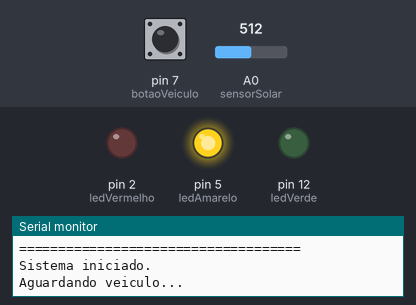
A sketch run on a simulated Arduino Uno, built with avr-gcc and run on an emulated ATmega328P. On the bench: output pins drawn as LEDs (lit = HIGH), the last lines printed to the serial monitor. Inputs (shaded band) come from the test bench; at power-on: A0 (sensorSolar) = 512, pin 7 (botaoVeiculo) HIGH.

Above: at 1.3 s.
1.4 s: A0 (sensorSolar) set to 352
2.9 s: A0 (sensorSolar) set to 323
At 3.2 s:
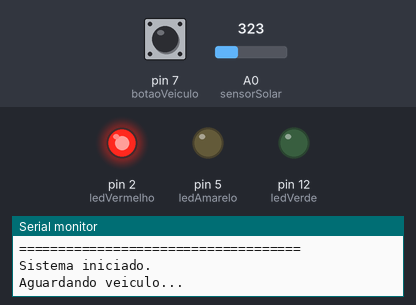
4.4 s: A0 (sensorSolar) set to 692
At 5.6 s:
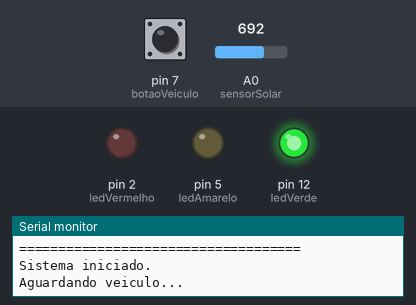
5.9 s: pin 7 (botaoVeiculo) pulled LOW for 0.15 s
7.5 s: A0 (sensorSolar) set to 672
At 8.5 s:
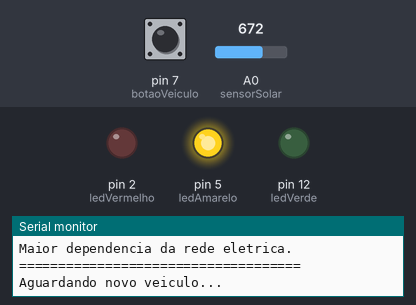
9.0 s: A0 (sensorSolar) set to 716
At 9.8 s:
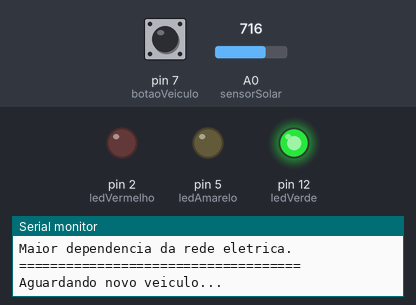
Timing chart, 0 to 11.5 s (numbered marks = the images above; inputs shaded):
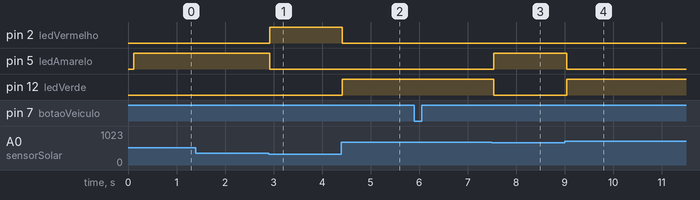

The sketch:

smart_solar_chargegrid.ino
```cpp
const int sensorSolar = A0;
const int botaoVeiculo = 7;

const int ledVermelho = 2;
const int ledAmarelo = 5;
const int ledVerde = 12;

const float potenciaCarregadorKW = 7.4;
const float fatorCO2 = 0.35;

const float tarifaBaixaSolar = 1.30;
const float tarifaMediaSolar = 1.00;
const float tarifaAltaSolar = 0.80;

unsigned long inicioSessao = 0;
unsigned long ultimoCalculo = 0;

float minutosSimulados = 0;
float energiaConsumidaKWh = 0;
float valorTotal = 0;
float co2Evitado = 0;
float somaPercentualSolar = 0;
int quantidadeLeituras = 0;

bool sessaoAtiva = false;
bool veiculoAnteriorConectado = false;

void setup()
{
  pinMode(botaoVeiculo, INPUT_PULLUP);

  pinMode(ledVermelho, OUTPUT);
  pinMode(ledAmarelo, OUTPUT);
  pinMode(ledVerde, OUTPUT);

  Serial.begin(9600);

  Serial.println("====================================");
  Serial.println("SMART SOLAR CHARGEGRID");
  Serial.println("Sprint 2 - Prova de Conceito");
  Serial.println("====================================");
  Serial.println("Sistema iniciado.");
  Serial.println("Aguardando veiculo...");
  Serial.println();
}

void loop()
{
  int leituraSolar = analogRead(sensorSolar);

  bool veiculoConectado = (digitalRead(botaoVeiculo) == LOW);

  atualizarLeds(leituraSolar);

  if (veiculoConectado && !veiculoAnteriorConectado)
  {
    iniciarSessao();
  }

  if (veiculoConectado && sessaoAtiva)
  {
    calcularSessao(leituraSolar);
  }

  if (!veiculoConectado && veiculoAnteriorConectado)
  {
    encerrarSessao();
  }

  veiculoAnteriorConectado = veiculoConectado;

  delay(100);
}

void atualizarLeds(int leituraSolar)
{
  digitalWrite(ledVermelho, LOW);
  digitalWrite(ledAmarelo, LOW);
  digitalWrite(ledVerde, LOW);

  if (leituraSolar < 341)
  {
    digitalWrite(ledVermelho, HIGH);
  }
  else if (leituraSolar < 682)
  {
    digitalWrite(ledAmarelo, HIGH);
  }
  else
  {
    digitalWrite(ledVerde, HIGH);
  }
}

void iniciarSessao()
{
  sessaoAtiva = true;

  inicioSessao = millis();
  ultimoCalculo = millis();

  minutosSimulados = 0;
  energiaConsumidaKWh = 0;
  valorTotal = 0;
  co2Evitado = 0;
  somaPercentualSolar = 0;
  quantidadeLeituras = 0;

  Serial.println("====================================");
  Serial.println("VEICULO CONECTADO");
  Serial.println("Sessao de recarga iniciada.");
  Serial.println("Cada 1 segundo real representa 1 minuto simulado.");
  Serial.println("====================================");
  Serial.println();
}

void calcularSessao(int leituraSolar)
{
  unsigned long agora = millis();

  if (agora - ultimoCalculo >= 1000)
  {
    ultimoCalculo = agora;

    minutosSimulados += 1;

    float percentualSolar = map(leituraSolar, 0, 1023, 0, 100);
    float tarifaAtual = calcularTarifa(leituraSolar);

    float energiaNoMinuto = potenciaCarregadorKW / 60.0;

    energiaConsumidaKWh += energiaNoMinuto;
    valorTotal += energiaNoMinuto * tarifaAtual;

    float energiaSolarUsada = energiaNoMinuto * (percentualSolar / 100.0);
    co2Evitado += energiaSolarUsada * fatorCO2;

    somaPercentualSolar += percentualSolar;
    quantidadeLeituras++;

    Serial.print("Tempo: ");
    Serial.print(minutosSimulados, 0);
    Serial.print(" min | Solar: ");
    Serial.print(percentualSolar, 0);
    Serial.print("% | Consumo: ");
    Serial.print(energiaConsumidaKWh, 2);
    Serial.print(" kWh | Tarifa: R$ ");
    Serial.print(tarifaAtual, 2);
    Serial.print("/kWh | Total: R$ ");
    Serial.println(valorTotal, 2);
  }
}

float calcularTarifa(int leituraSolar)
{
  if (leituraSolar < 341)
  {
    return tarifaBaixaSolar;
  }
  else if (leituraSolar < 682)
  {
    return tarifaMediaSolar;
  }
  else
  {
    return tarifaAltaSolar;
  }
}

void encerrarSessao()
{
  sessaoAtiva = false;

  float mediaSolar = 0;

  if (quantidadeLeituras > 0)
  {
    mediaSolar = somaPercentualSolar / quantidadeLeituras;
  }

  Serial.println();
  Serial.println("====================================");
  Serial.println("VEICULO DESCONECTADO");
  Serial.println("Sessao de recarga encerrada.");
  Serial.println("------------------------------------");

  Serial.print("Tempo total: ");
  Serial.print(minutosSimulados, 0);
  Serial.println(" minutos simulados");

  Serial.print("Energia consumida: ");
  Serial.print(energiaConsumidaKWh, 2);
  Serial.println(" kWh");

  Serial.print("Media de energia solar: ");
  Serial.print(mediaSolar, 0);
  Serial.println("%");

  Serial.print("Valor total: R$ ");
  Serial.println(valorTotal, 2);

  Serial.print("CO2 evitado: ");
  Serial.print(co2Evitado, 2);
  Serial.println(" kg");

  Serial.println("------------------------------------");

  if (mediaSolar >= 67)
  {
    Serial.println("Classificacao: Recarga sustentavel");
    Serial.println("Alta utilizacao de energia solar.");
  }
  else if (mediaSolar >= 34)
  {
    Serial.println("Classificacao: Recarga mista");
    Serial.println("Uso parcial de energia solar.");
  }
  else
  {
    Serial.println("Classificacao: Baixa geracao solar");
    Serial.println("Maior dependencia da rede eletrica.");
  }

  Serial.println("====================================");
  Serial.println();
  Serial.println("Aguardando novo veiculo...");
  Serial.println();
}
```

Measured:
- the behaviour switches between 341 and 340 on A0 (sensorSolar) (found by bisection; images 0 and 1)
- the behaviour switches between 682 and 681 on A0 (sensorSolar) (found by bisection; images 2 and 3)
- after the input at 2.9 s, pin 2 (ledVermelho): LOW → HIGH at once; pin 5 (ledAmarelo): HIGH → LOW at once
- after the input at 4.4 s, pin 2 (ledVermelho): HIGH → LOW at once; pin 12 (ledVerde): LOW → HIGH at once
- after the input at 7.5 s, pin 5 (ledAmarelo): LOW → HIGH at once; pin 12 (ledVerde): HIGH → LOW at once
- after the input at 9.0 s, pin 5 (ledAmarelo): HIGH → LOW at once; pin 12 (ledVerde): LOW → HIGH at once
